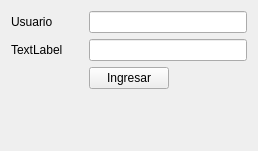
<?xml version="1.0" encoding="UTF-8"?>
<ui version="4.0">
 <class>Login</class>
 <widget class="QWidget" name="Login">
  <property name="geometry">
   <rect>
    <x>0</x>
    <y>0</y>
    <width>258</width>
    <height>151</height>
   </rect>
  </property>
  <property name="windowTitle">
   <string>login</string>
  </property>
  <layout class="QGridLayout" name="gridLayout">
   <item row="2" column="1">
    <widget class="QPushButton" name="btnIngresar">
     <property name="text">
      <string>Ingresar</string>
     </property>
    </widget>
   </item>
   <item row="3" column="1">
    <widget class="QLabel" name="lblMensaje">
     <property name="text">
      <string/>
     </property>
    </widget>
   </item>
   <item row="1" column="0">
    <widget class="QLabel" name="lMensaje">
     <property name="text">
      <string>TextLabel</string>
     </property>
    </widget>
   </item>
   <item row="0" column="0">
    <widget class="QLabel" name="lUsuario">
     <property name="text">
      <string>Usuario</string>
     </property>
    </widget>
   </item>
   <item row="2" column="2">
    <spacer name="horizontalSpacer">
     <property name="orientation">
      <enum>Qt::Orientation::Horizontal</enum>
     </property>
     <property name="sizeHint" stdset="0">
      <size>
       <width>40</width>
       <height>20</height>
      </size>
     </property>
    </spacer>
   </item>
   <item row="1" column="1" colspan="2">
    <widget class="QLineEdit" name="leClave">
     <property name="echoMode">
      <enum>QLineEdit::EchoMode::Password</enum>
     </property>
    </widget>
   </item>
   <item row="0" column="1" colspan="2">
    <widget class="QLineEdit" name="leUsuario">
     <property name="text">
      <string/>
     </property>
    </widget>
   </item>
   <item row="2" column="0">
    <spacer name="horizontalSpacer_2">
     <property name="orientation">
      <enum>Qt::Orientation::Horizontal</enum>
     </property>
     <property name="sizeHint" stdset="0">
      <size>
       <width>40</width>
       <height>20</height>
      </size>
     </property>
    </spacer>
   </item>
  </layout>
 </widget>
 <tabstops>
  <tabstop>leUsuario</tabstop>
  <tabstop>leClave</tabstop>
  <tabstop>btnIngresar</tabstop>
 </tabstops>
 <resources/>
 <connections/>
</ui>
